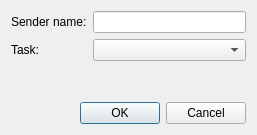
<?xml version="1.0" encoding="UTF-8"?>
<ui version="4.0">
 <class>Dialog</class>
 <widget class="QDialog" name="Dialog">
  <property name="geometry">
   <rect>
    <x>0</x>
    <y>0</y>
    <width>257</width>
    <height>135</height>
   </rect>
  </property>
  <property name="sizePolicy">
   <sizepolicy hsizetype="Fixed" vsizetype="Fixed">
    <horstretch>0</horstretch>
    <verstretch>0</verstretch>
   </sizepolicy>
  </property>
  <property name="maximumSize">
   <size>
    <width>257</width>
    <height>135</height>
   </size>
  </property>
  <property name="windowTitle">
   <string>Dialog</string>
  </property>
  <layout class="QVBoxLayout" name="verticalLayout">
   <item>
    <layout class="QFormLayout" name="formLayout">
     <item row="0" column="0">
      <widget class="QLabel" name="label">
       <property name="text">
        <string>Sender name:</string>
       </property>
      </widget>
     </item>
     <item row="1" column="0">
      <widget class="QLabel" name="label_2">
       <property name="text">
        <string>Task:</string>
       </property>
      </widget>
     </item>
     <item row="0" column="1">
      <widget class="QLineEdit" name="senderName"/>
     </item>
     <item row="1" column="1">
      <widget class="QComboBox" name="taskSelect"/>
     </item>
    </layout>
   </item>
   <item>
    <widget class="QDialogButtonBox" name="buttonBox">
     <property name="orientation">
      <enum>Qt::Horizontal</enum>
     </property>
     <property name="standardButtons">
      <set>QDialogButtonBox::Cancel|QDialogButtonBox::Ok</set>
     </property>
    </widget>
   </item>
  </layout>
 </widget>
 <resources/>
 <connections>
  <connection>
   <sender>buttonBox</sender>
   <signal>accepted()</signal>
   <receiver>Dialog</receiver>
   <slot>accept()</slot>
   <hints>
    <hint type="sourcelabel">
     <x>248</x>
     <y>254</y>
    </hint>
    <hint type="destinationlabel">
     <x>157</x>
     <y>274</y>
    </hint>
   </hints>
  </connection>
  <connection>
   <sender>buttonBox</sender>
   <signal>rejected()</signal>
   <receiver>Dialog</receiver>
   <slot>reject()</slot>
   <hints>
    <hint type="sourcelabel">
     <x>316</x>
     <y>260</y>
    </hint>
    <hint type="destinationlabel">
     <x>286</x>
     <y>274</y>
    </hint>
   </hints>
  </connection>
 </connections>
</ui>
